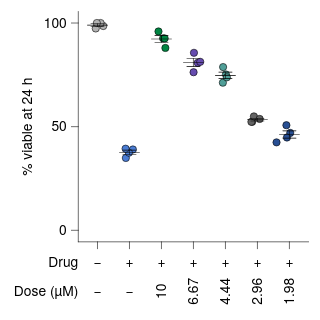

This figure's Vega-Lite source:
### Vega-Lite specification from a JSON file in a GitHub repository (floating-point values rounded to 4 significant figures)
{"background": null, "config": {"arc": {"fill": "#DBDBDB", "fillOpacity": 1.0, "innerRadius": 25.0, "padAngle": 0.03, "stroke": "black", "strokeOpacity": 1, "strokeWidth": 0.25}, "area": {"fill": "#DBDBDB", "fillOpacity": 1.0, "stroke": "black", "strokeOpacity": 1, "strokeWidth": 0.25}, "axis": {"domain": true, "domainCap": "round", "domainColor": "black", "domainWidth": 0.25, "grid": false, "gridCap": "round", "gridColor": "#F1F1F1", "gridDash": [0, 0], "gridOpacity": 1.0, "gridWidth": 0.25, "labelColor": "black", "labelFont": "Helvetica Neue, HelveticaNeue, Helvetica, Arial, sans-serif", "labelFontSize": 6, "labelFontStyle": "normal", "labelFontWeight": 400, "offset": 0, "ticks": true, "tickCap": "round", "tickColor": "black", "tickRound": false, "tickSize": 3, "tickWidth": 0.25, "titleColor": "black", "titleFont": "Helvetica Neue, HelveticaNeue, Helvetica, Arial, sans-serif", "titleFontSize": 6, "titleFontStyle": "normal", "titleFontWeight": 400}, "axisX": {"domain": true, "labelAlign": "center", "labelAngle": 0, "labels": true, "ticks": true, "translate": 0}, "axisY": {"domain": true, "labelAlign": "right", "labelAngle": 0, "labels": true, "ticks": true, "translate": 0}, "axisRight": {"domain": true, "labelAlign": "left", "labelAngle": 0, "labels": true, "ticks": true, "translate": 0}, "axisTop": {"domain": true, "labelAlign": "center", "labelAngle": 0, "labels": true, "ticks": true, "translate": 0}, "axisBand": {"tickOffset": 0}, "bar": {"fill": "#DBDBDB", "fillOpacity": 1.0, "stroke": "black", "strokeOpacity": 1, "strokeWidth": 0.25}, "boxplot": {"size": 9.0, "ticks": {"cornerRadius": 0.25, "fill": "black", "opacity": 1, "size": 4.5, "thickness": 0.25}, "box": {"fillOpacity": 1.0, "stroke": "black", "strokeOpacity": 1, "strokeWidth": 0.25}, "median": {"cornerRadius": 0, "fill": "black", "fillOpacity": 1.0, "opacity": 1, "size": 9.0, "thickness": 0.25}, "rule": {"fill": "black", "fillOpacity": 1.0, "size": 10.0, "stroke": "black", "strokeDash": [0, 0], "strokeOpacity": 1, "strokeWidth": 0.25}, "outliers": {"color": "black", "fill": "black", "fillOpacity": 1.0, "size": 0, "stroke": "black", "strokeOpacity": 1, "strokeWidth": 0.25}}, "circle": {"fill": "black", "fillOpacity": 1.0, "size": 1.25, "stroke": null, "strokeOpacity": 1, "strokeWidth": 0.25}, "errorband": {"band": {"fillOpacity": 0.6, "stroke": null, "strokeWidth": 0.25, "strokeOpacity": 1}, "borders": {"opacity": 0, "strokeOpacity": 1, "strokeWidth": 0.25}}, "errorbar": {"opacity": 1, "rule": {"strokeDash": [0, 0], "strokeWidth": 0.25}, "ticks": {"color": "black", "cornerRadius": 0.125, "opacity": 1, "size": 6.0, "thickness": 0.25}, "thickness": 0.25}, "font": "Helvetica Neue, HelveticaNeue, Helvetica, Arial, sans-serif", "geoshape": {"fill": "#DBDBDB", "fillOpacity": 1.0, "stroke": "black", "strokeOpacity": 1, "strokeWidth": 0.25}, "header": {"labelColor": "black", "labelFont": "Helvetica Neue, HelveticaNeue, Helvetica, Arial, sans-serif", "labelFontSize": 6, "labelFontStyle": "normal", "labelFontWeight": 400, "titleColor": "black", "titleFont": "Helvetica Neue, HelveticaNeue, Helvetica, Arial, sans-serif", "titleFontSize": 6, "titleFontStyle": "normal", "titleFontWeight": 400, "titlePadding": 0}, "legend": {"disable": false, "offset": 4.5, "titlePadding": 4, "labelOffset": 2, "gradientLabelOffset": 2, "columnPadding": 4, "rowPadding": 2, "gradientLength": 50.0, "gradientThickness": 5.0, "gradientOpacity": 1.0, "gradientStrokeColor": "black", "gradientStrokeWidth": 0.25, "labelColor": "black", "labelFont": "Helvetica Neue, HelveticaNeue, Helvetica, Arial, sans-serif", "labelFontSize": 6, "labelFontStyle": "normal", "labelFontWeight": 400, "strokeColor": "black", "strokeWidth": 0, "symbolSize": 36, "symbolStrokeColor": "black", "symbolStrokeWidth": 0.25, "titleColor": "black", "titleFont": "Helvetica Neue, HelveticaNeue, Helvetica, Arial, sans-serif", "titleFontSize": 6, "titleFontStyle": "normal", "titleFontWeight": 400}, "line": {"color": "black", "stroke": "black", "strokeCap": "butt", "strokeDash": [0, 0], "strokeOpacity": 1, "strokeWidth": 0.5}, "point": {"filled": true, "fill": "#DBDBDB", "fillOpacity": 1.0, "size": 5.0, "stroke": "black", "strokeOpacity": 1, "strokeWidth": 0.25}, "range": {"category": ["#B2B2B2", "#4A7CD3", "#008542", "#664CAF", "#509F98", "#636363", "#284F93", "#005226", "#382864", "#285753"], "diverging": {"scheme": ["#443E60", "#5F597E", "#7C759B", "#9994B6", "#B7B4CC", "#D6D5DC", "#F6F6F6", "#D1DAD9", "#A4C2BF", "#7AA9A4", "#578E89", "#37736E", "#1B5954"]}, "heatmap": {"scheme": ["#440154", "#472270", "#433E82", "#38598C", "#2C728E", "#238A8D", "#24A086", "#39B578", "#5DC862", "#96D646", "#CAE02D", "#FDE724"]}, "ordinal": {"scheme": ["#F1F1F1", "#DBDBDB", "#C6C6C6", "#B2B2B2", "#9D9D9D", "#898989", "#767676", "#636363", "#515151", "#404040", "#2F2F2F", "#1F1F1F"]}, "ramp": {"scheme": ["#440154", "#472270", "#433E82", "#38598C", "#2C728E", "#238A8D", "#24A086", "#39B578", "#5DC862", "#96D646", "#CAE02D", "#FDE724"]}}, "rule": {"color": "black", "stroke": "black", "strokeCap": "round", "strokeDash": [2, 2], "strokeOpacity": 1, "strokeWidth": 0.25}, "scale": {"barBandPaddingInner": 0.1, "rectBandPaddingInner": 0, "tickBandPaddingInner": 0.1, "bandPaddingOuter": 0.1, "bandWithNestedOffsetPaddingInner": 0.2, "bandWithNestedOffsetPaddingOuter": 0.2, "offsetBandPaddingInner": 0, "offsetBandPaddingOuter": 0, "continuousPadding": 5.0, "round": false}, "rect": {"fill": "#DBDBDB", "fillOpacity": 1.0, "stroke": "black", "strokeOpacity": 1, "strokeWidth": 0.25}, "square": {"fill": "#DBDBDB", "fillOpacity": 1.0, "size": 10.0, "stroke": "black", "strokeOpacity": 1, "strokeWidth": 0.25}, "text": {"color": "black", "font": "Helvetica Neue, HelveticaNeue, Helvetica, Arial, sans-serif", "fontSize": 6, "fontStyle": "normal", "fontWeight": 400}, "tick": {"color": "black", "cornerRadius": 0.125, "opacity": 1.0, "size": 9.0, "thickness": 0.25}, "title": {"anchor": "middle", "frame": "group", "color": "black", "font": "Helvetica Neue, HelveticaNeue, Helvetica, Arial, sans-serif", "fontSize": 6, "fontStyle": "normal", "fontWeight": 400, "subtitleColor": "black", "subtitleFont": "Helvetica Neue, HelveticaNeue, Helvetica, Arial, sans-serif", "subtitleFontSize": 6, "subtitleFontStyle": "normal", "subtitleFontWeight": 400}, "trail": {"color": "black", "opacity": 1, "size": 0.5}, "view": {"continuousWidth": 100, "continuousHeight": 100, "discreteWidth": 100, "discreteHeight": 100, "fill": null, "stroke": null, "strokeWidth": 0.25}}, "vconcat": [{"layer": [{"data": {"name": "data-49313cf7841bc17fae0fc6740501b909"}, "mark": {"type": "circle", "opacity": 1.0, "size": 10.0, "stroke": "black", "strokeOpacity": 1, "strokeWidth": 0.25}, "encoding": {"color": {"field": "condition", "legend": null, "scale": {"domain": ["c0", "c1", "c2", "c3", "c4", "c5", "c6"]}, "sort": ["c0", "c1", "c2", "c3", "c4", "c5", "c6"], "title": null, "type": "nominal"}, "x": {"axis": {"labels": false, "title": null}, "field": "condition", "scale": {"domain": ["c0", "c1", "c2", "c3", "c4", "c5", "c6"]}, "sort": ["c0", "c1", "c2", "c3", "c4", "c5", "c6"], "title": "condition", "type": "nominal"}, "xOffset": {"field": "jitter_x", "scale": {"domain": [-5.595, 5.595], "range": [-0.03991, 11.15]}, "type": "quantitative"}, "y": {"field": "viability", "title": "% viable at 24 h", "type": "quantitative", "scale": {"nice": false}}}}, {"data": {"name": "data-2cf8f2205cca4716f047c50d92acc8a0"}, "mark": {"type": "errorbar"}, "encoding": {"x": {"axis": {"labels": false, "title": null}, "field": "condition", "scale": {"domain": ["c0", "c1", "c2", "c3", "c4", "c5", "c6"]}, "sort": ["c0", "c1", "c2", "c3", "c4", "c5", "c6"], "title": "condition", "type": "nominal"}, "y": {"field": "__mean", "title": "% viable at 24 h", "type": "quantitative", "scale": {"nice": false}}, "yError": {"field": "__error"}}}, {"data": {"name": "data-2cf8f2205cca4716f047c50d92acc8a0"}, "mark": {"type": "tick"}, "encoding": {"x": {"axis": {"labels": false, "title": null}, "field": "condition", "scale": {"domain": ["c0", "c1", "c2", "c3", "c4", "c5", "c6"]}, "sort": ["c0", "c1", "c2", "c3", "c4", "c5", "c6"], "title": "condition", "type": "nominal"}, "y": {"field": "__mean", "title": "% viable at 24 h", "type": "quantitative", "scale": {"nice": false}}}}]}, {"layer": [{"data": {"name": "data-a1426e1e0971aed322581d013b21dd8e"}, "mark": {"type": "text", "align": "right", "baseline": "middle", "fontSize": 6}, "encoding": {"text": {"field": "__label", "type": "nominal"}, "x": {"value": 0}, "y": {"axis": null, "field": "__y", "scale": {"domain": [0, 25.0], "nice": false, "padding": 0, "range": [0, 25.0], "zero": false}, "type": "quantitative"}}}, {"data": {"name": "data-813ecadd63ef0e11a1f3ae6ba373a70d"}, "mark": {"type": "text", "align": "center", "baseline": "middle", "fontSize": 6}, "encoding": {"angle": {"field": "__angle", "scale": null, "type": "quantitative"}, "text": {"field": "__value", "type": "nominal"}, "x": {"axis": {"domain": false, "grid": false, "labels": false, "ticks": false, "title": null}, "field": "__category", "scale": {"domain": ["c0", "c1", "c2", "c3", "c4", "c5", "c6"]}, "sort": ["c0", "c1", "c2", "c3", "c4", "c5", "c6"], "type": "nominal"}, "y": {"axis": null, "field": "__y", "scale": {"domain": [0, 25.0], "nice": false, "padding": 0, "range": [0, 25.0], "zero": false}, "type": "quantitative"}}}, {"data": {"name": "data-62e636eaee1e9611cb1dceacfebea95d"}, "mark": {"type": "text", "align": "center", "baseline": "middle", "fontSize": 6}, "encoding": {"angle": {"field": "__angle", "scale": null, "type": "quantitative"}, "text": {"field": "__value", "type": "nominal"}, "x": {"axis": {"domain": false, "grid": false, "labels": false, "ticks": false, "title": null}, "field": "__category", "scale": {"domain": ["c0", "c1", "c2", "c3", "c4", "c5", "c6"]}, "sort": ["c0", "c1", "c2", "c3", "c4", "c5", "c6"], "type": "nominal"}, "y": {"axis": null, "field": "__y", "scale": {"domain": [0, 25.0], "nice": false, "padding": 0, "range": [0, 25.0], "zero": false}, "type": "quantitative"}}}], "height": 25.0, "view": {"fill": null, "stroke": null}, "width": 100}], "resolve": {"scale": {"x": "shared"}}, "spacing": 0, "$schema": "https://vega.github.io/schema/vega-lite/v6.4.1.json", "datasets": {"data-49313cf7841bc17fae0fc6740501b909": [{"condition": "c0", "viability": 97.37, "jitter_x": -0.7616}, {"condition": "c0", "viability": 98.56, "jitter_x": 2.502}, {"condition": "c0", "viability": 100.0, "jitter_x": 1.361}, {"condition": "c0", "viability": 100.0, "jitter_x": -0.2807}, {"condition": "c1", "viability": 34.9, "jitter_x": -1.577}, {"condition": "c1", "viability": 38.99, "jitter_x": 1.477}, {"condition": "c1", "viability": 37.44, "jitter_x": -0.2456}, {"condition": "c1", "viability": 39.37, "jitter_x": -1.692}, {"condition": "c2", "viability": 87.98, "jitter_x": 1.702}, {"condition": "c2", "viability": 92.6, "jitter_x": 0.7138}, {"condition": "c2", "viability": 92.59, "jitter_x": 1.401}, {"condition": "c2", "viability": 95.94, "jitter_x": -1.297}, {"condition": "c3", "viability": 80.79, "jitter_x": 1.843}, {"condition": "c3", "viability": 81.28, "jitter_x": 2.945}, {"condition": "c3", "viability": 76.27, "jitter_x": 0.05389}, {"condition": "c3", "viability": 85.63, "jitter_x": 0.2217}, {"condition": "c4", "viability": 71.21, "jitter_x": -1.118}, {"condition": "c4", "viability": 78.75, "jitter_x": -1.018}, {"condition": "c4", "viability": 75.18, "jitter_x": 0.2171}, {"condition": "c4", "viability": 73.8, "jitter_x": 0.6187}, {"condition": "c5", "viability": 52.36, "jitter_x": -2.25}, {"condition": "c5", "viability": 52.32, "jitter_x": -2.621}, {"condition": "c5", "viability": 54.95, "jitter_x": -1.526}, {"condition": "c5", "viability": 53.72, "jitter_x": 0.9757}, {"condition": "c6", "viability": 50.71, "jitter_x": -1.309}, {"condition": "c6", "viability": 42.43, "jitter_x": -5.595}, {"condition": "c6", "viability": 46.99, "jitter_x": 0.3582}, {"condition": "c6", "viability": 44.77, "jitter_x": -1.068}], "data-2cf8f2205cca4716f047c50d92acc8a0": [{"condition": "c0", "__mean": 98.98, "__error": 0.6354, "__dysonsphere__": 1}, {"condition": "c1", "__mean": 37.67, "__error": 1.015, "__dysonsphere__": 1}, {"condition": "c2", "__mean": 92.28, "__error": 1.635, "__dysonsphere__": 1}, {"condition": "c3", "__mean": 80.99, "__error": 1.914, "__dysonsphere__": 1}, {"condition": "c4", "__mean": 74.73, "__error": 1.572, "__dysonsphere__": 1}, {"condition": "c5", "__mean": 53.34, "__error": 0.6288, "__dysonsphere__": 1}, {"condition": "c6", "__mean": 46.22, "__error": 1.761, "__dysonsphere__": 1}], "data-a1426e1e0971aed322581d013b21dd8e": [{"__label": "Drug", "__y": 5.0, "__dysonsphere__": 1}, {"__label": "Dose (µM)", "__y": 17.5, "__dysonsphere__": 1}], "data-813ecadd63ef0e11a1f3ae6ba373a70d": [{"__label": "Drug", "__category": "c0", "__value": "−", "__y": 5.0, "__angle": 0.0, "__dysonsphere__": 1}, {"__label": "Drug", "__category": "c1", "__value": "+", "__y": 5.0, "__angle": 0.0, "__dysonsphere__": 1}, {"__label": "Drug", "__category": "c2", "__value": "+", "__y": 5.0, "__angle": 0.0, "__dysonsphere__": 1}, {"__label": "Drug", "__category": "c3", "__value": "+", "__y": 5.0, "__angle": 0.0, "__dysonsphere__": 1}, {"__label": "Drug", "__category": "c4", "__value": "+", "__y": 5.0, "__angle": 0.0, "__dysonsphere__": 1}, {"__label": "Drug", "__category": "c5", "__value": "+", "__y": 5.0, "__angle": 0.0, "__dysonsphere__": 1}, {"__label": "Drug", "__category": "c6", "__value": "+", "__y": 5.0, "__angle": 0.0, "__dysonsphere__": 1}], "data-62e636eaee1e9611cb1dceacfebea95d": [{"__label": "Dose (µM)", "__category": "c0", "__value": "−", "__y": 17.5, "__angle": 0.0, "__dysonsphere__": 1}, {"__label": "Dose (µM)", "__category": "c1", "__value": "−", "__y": 17.5, "__angle": 0.0, "__dysonsphere__": 1}, {"__label": "Dose (µM)", "__category": "c2", "__value": "10", "__y": 17.5, "__angle": 270.0, "__dysonsphere__": 1}, {"__label": "Dose (µM)", "__category": "c3", "__value": "6.67", "__y": 17.5, "__angle": 270.0, "__dysonsphere__": 1}, {"__label": "Dose (µM)", "__category": "c4", "__value": "4.44", "__y": 17.5, "__angle": 270.0, "__dysonsphere__": 1}, {"__label": "Dose (µM)", "__category": "c5", "__value": "2.96", "__y": 17.5, "__angle": 270.0, "__dysonsphere__": 1}, {"__label": "Dose (µM)", "__category": "c6", "__value": "1.98", "__y": 17.5, "__angle": 270.0, "__dysonsphere__": 1}]}}
